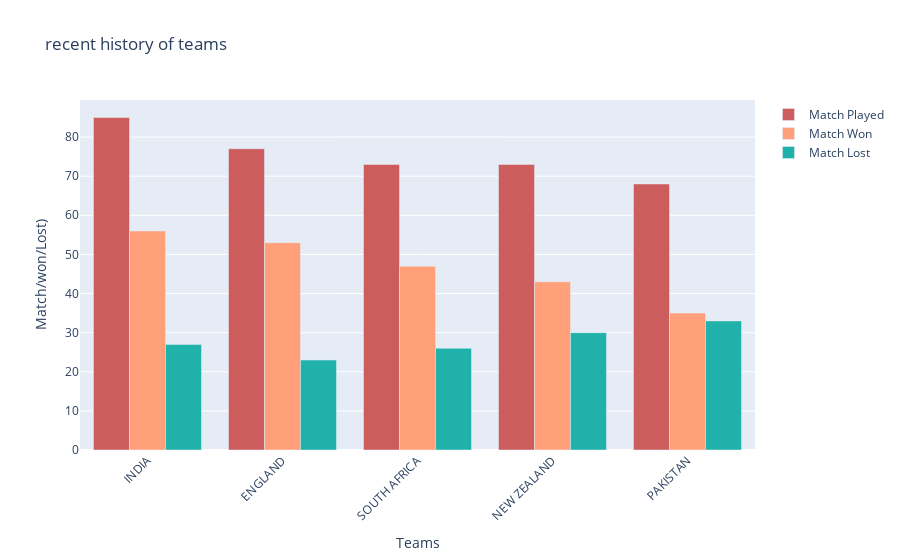

The notebook cell saved with this chart:
### Code cell
import plotly.graph_objects as go

Team=['INDIA','ENGLAND','SOUTH AFRICA','NEW ZEALAND','PAKISTAN']

fig = go.Figure()
fig.add_trace(go.Bar(
    x=Team,
    y=[85,77,73,73,68],
    name='Match Played',
    marker_color='indianred'
))
fig.add_trace(go.Bar(
    x=Team,
    y=[56,53,47,43,35],
    name='Match Won',
    marker_color='lightsalmon'
))
fig.add_trace(go.Bar(
    x=Team,
    y=[27,23,26,30,33],
    name='Match Lost',
    marker_color='lightseagreen'
))

fig.update_layout(barmode='group', xaxis_tickangle=-45)
fig.update_layout(title='recent history of teams',xaxis_title='Teams',yaxis_title='Match/won/Lost)')
fig.show()

### Figure 1 — Plotly figure (JSON) as saved in the notebook; plotly's stock layout.template omitted (floating-point values rounded to 4 significant figures)
{"data": [{"marker": {"color": "indianred"}, "name": "Match Played", "type": "bar", "x": ["INDIA", "ENGLAND", "SOUTH AFRICA", "NEW ZEALAND", "PAKISTAN"], "y": [85, 77, 73, 73, 68]}, {"marker": {"color": "lightsalmon"}, "name": "Match Won", "type": "bar", "x": ["INDIA", "ENGLAND", "SOUTH AFRICA", "NEW ZEALAND", "PAKISTAN"], "y": [56, 53, 47, 43, 35]}, {"marker": {"color": "lightseagreen"}, "name": "Match Lost", "type": "bar", "x": ["INDIA", "ENGLAND", "SOUTH AFRICA", "NEW ZEALAND", "PAKISTAN"], "y": [27, 23, 26, 30, 33]}], "layout": {"barmode": "group", "title": {"text": "recent history of teams"}, "xaxis": {"tickangle": -45, "title": {"text": "Teams"}}, "yaxis": {"title": {"text": "Match/won/Lost)"}}}}
